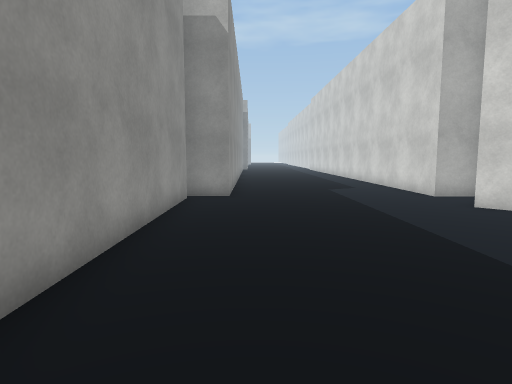
[1] (above)

17 first-person views from a walk through a scene from a Unity 3-D project. The camera is 1.3 m above the floor, tilts 6° down and sees 75° across. Doors are open. The floor is counted in squares, 1 m on a side. Each view is taken from the middle of a square. On the plan, view 1 faces up. The plan holds only what a view shows up to about 14 squares ahead; the rest is blank. The place goes on beyond the plan. Some surface patterns are stand-ins.

[2]
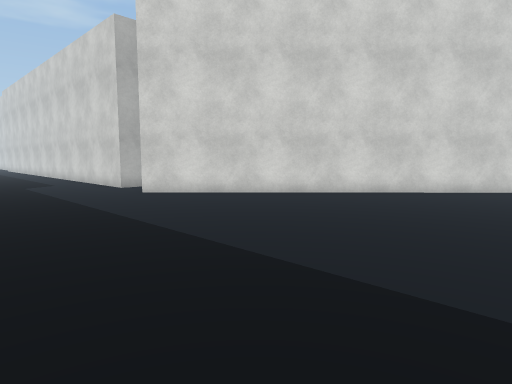

[3]
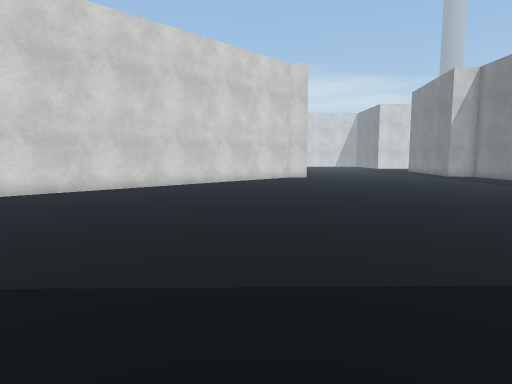

[4]
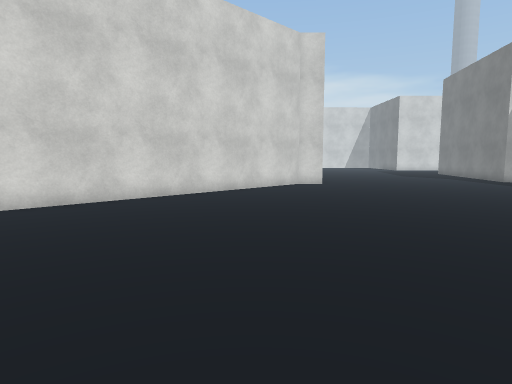

[5]
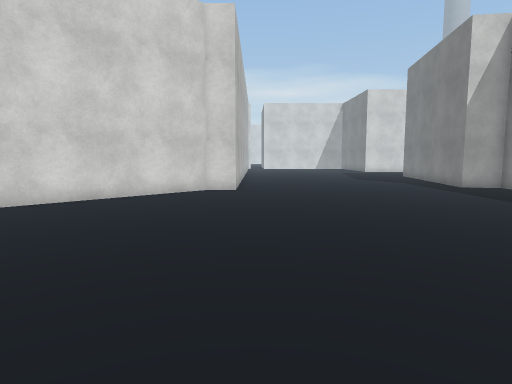

[6]
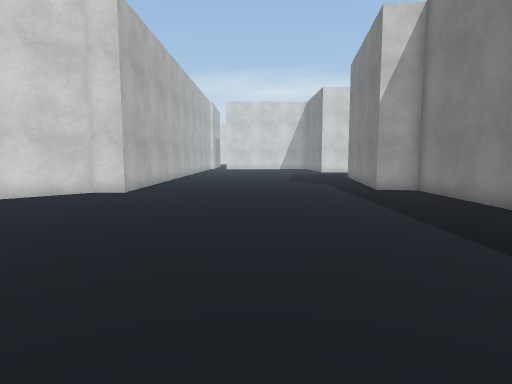

[7]
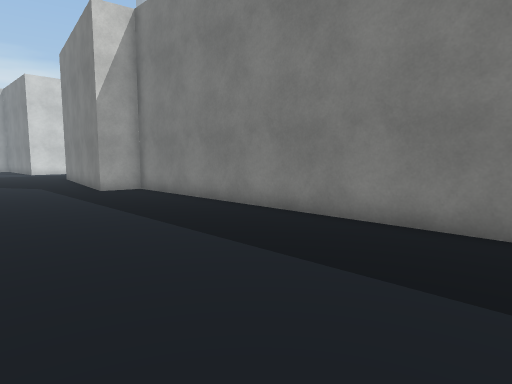

[8]
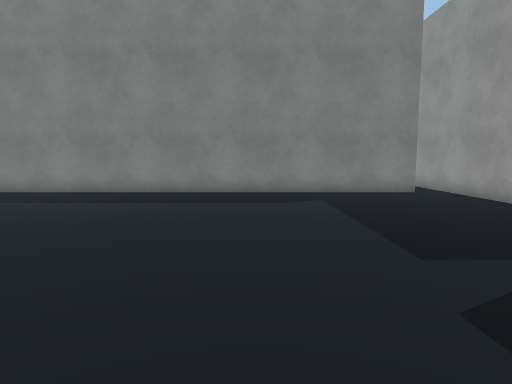

[9]
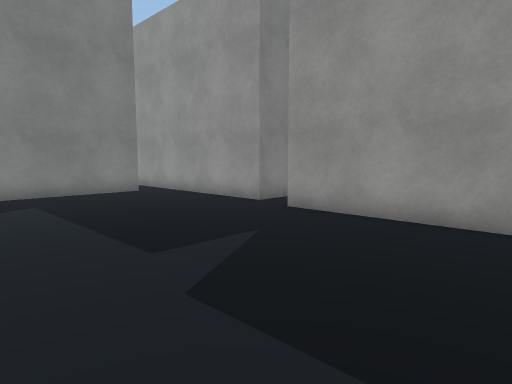

[10]
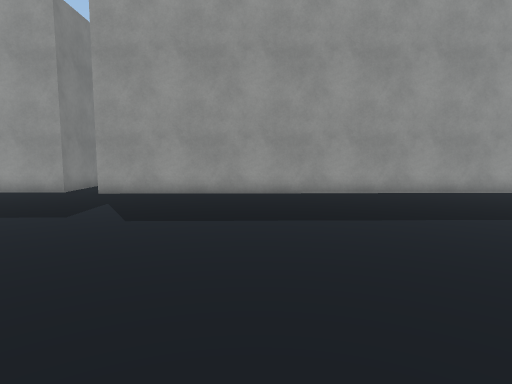

[11]
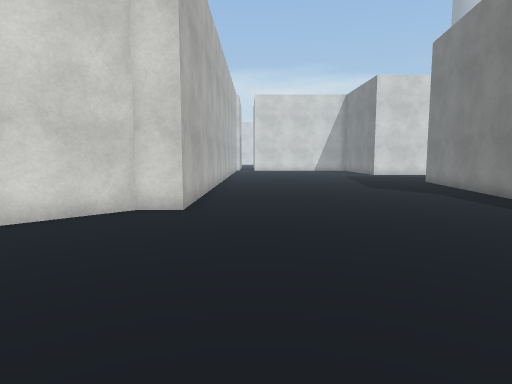

[12]
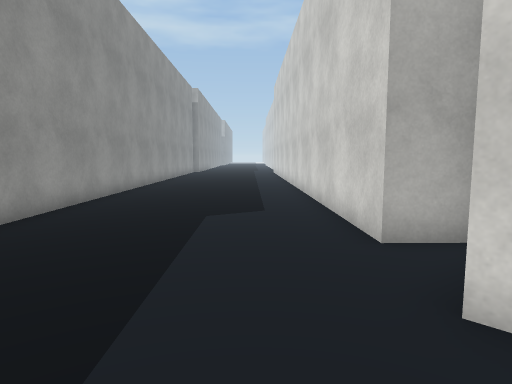

[13]
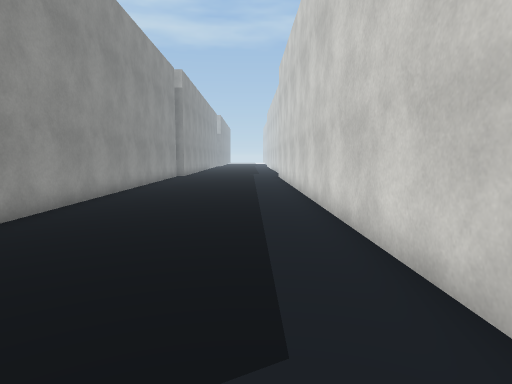

[14]
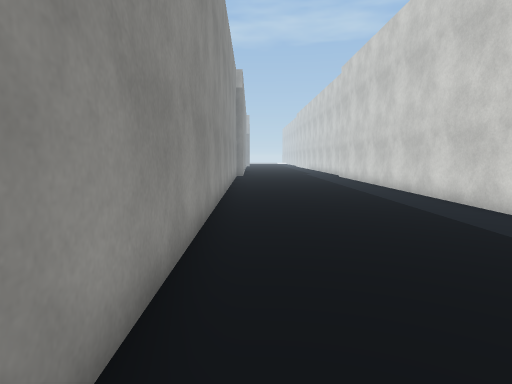

[15]
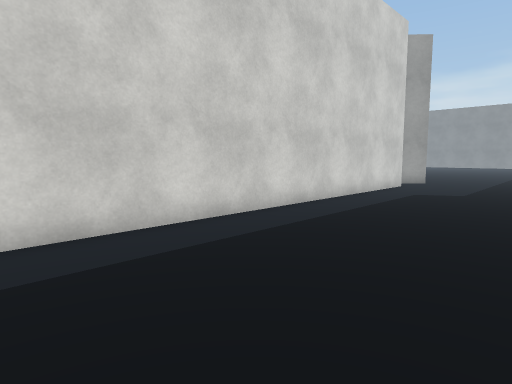

[16]
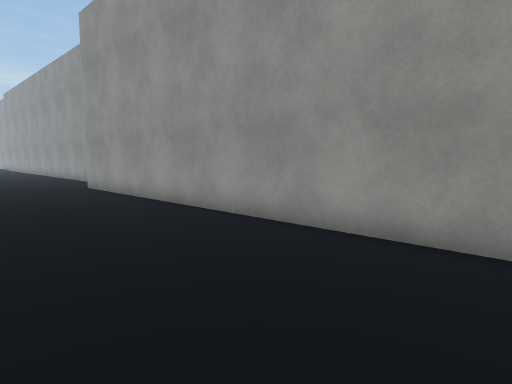

[17]
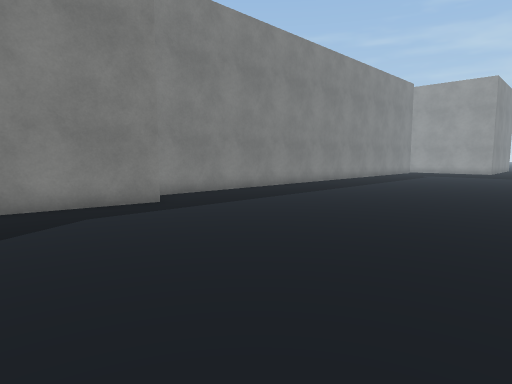

### Floor plan
Points are (right, up) in squares from view 1. A wall is a line through its corners. A room is listed if a view was taken in it or the views show most of it. See-through windows are left out.
Room 1 (views 1, 2, 3, 4, 5, 6, 7, 8, 9, 10, 11, 12, 13, 14, 15, 16, 17)
walls: (7.3, 11) (5.9, 10.9) (5.6, 26.1); (-4.2, -14.1) (-2.2, -14) (-2.1, -19.5); (-1, -19.3) (22, -19.3) (22.2, -17.8) (27.1, -18.5); (-2.2, 10.6) (-1.8, -12.7); (27.1, -8.2) (21.1, -8.2) (21.1, -7.1) (5.6, 8.6); (-1.2, 26.1) (-0.9, 11.1) (-2.4, 11.1)

Where each view was taken, in squares from view 1:
view 1: 0 up, 0 right, facing up
view 2: 3 down, 0 right, facing up-right
view 3: 5 down, 0 right, facing right
view 4: 5 down, 5 right, facing right
view 5: 9 down, 8 right, facing right
view 6: 13 down, 9 right, facing right
view 7: 13 down, 9 right, facing down-right
view 8: 7 down, 5 right, facing down
view 9: 7 down, 5 right, facing down-left
view 10: 7 down, 10 right, facing left
view 11: 10 down, 13 right, facing right
view 12: 6 up, 4 right, facing up
view 13: 12 up, 4 right, facing up
view 14: 12 up, 0 right, facing up
view 15: 26 up, 0 right, facing down-right
view 16: 26 up, 4 right, facing down-left
view 17: 9 down, 27 right, facing down-left
